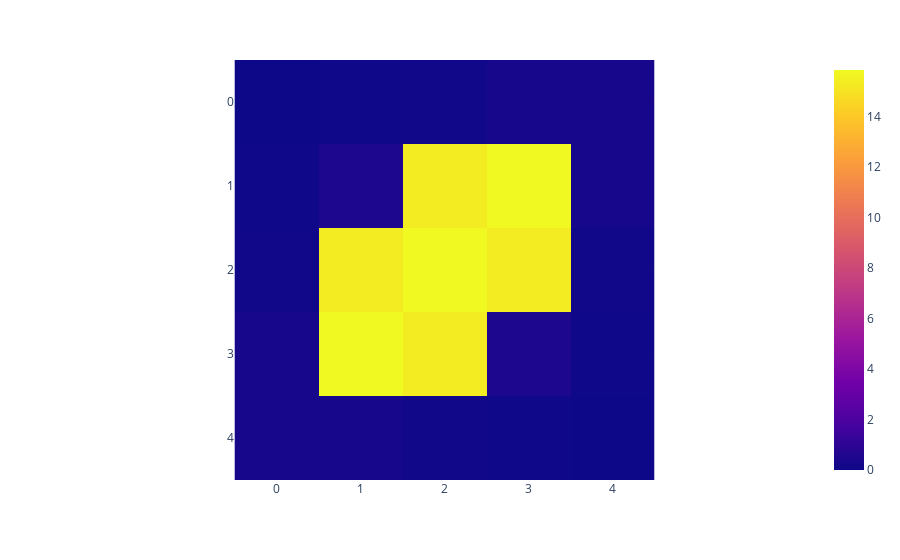

This figure's notebook cell:
### Code cell
tunneling_strengths = compute_tunneling_strengths(energies)
neighbor_tunneling_strengths = compute_neighbor_tunneling_strengths(tunneling_strengths, radius=2)
print(f"Horizontal/Vertical Tunneling: {neighbor_tunneling_strengths[2][1] * RECOIL_ENERGY_752:.4f}, Diagonal Tunneling: {neighbor_tunneling_strengths[3][1] * RECOIL_ENERGY_752:.4f}")
px.imshow(neighbor_tunneling_strengths * RECOIL_ENERGY_752, zmax=neighbor_tunneling_strengths[3][1] * RECOIL_ENERGY_752)

### Figure 1 — Plotly figure (JSON) as saved in the notebook; plotly's stock layout.template omitted (floating-point values rounded to 4 significant figures)
{"data": [{"coloraxis": "coloraxis", "hovertemplate": "x: %{x}<br>y: %{y}<br>color: %{z}<extra></extra>", "name": "0", "type": "heatmap", "xaxis": "x", "yaxis": "y", "z": [[0.001443, 0.05876, 0.07963, 0.3041, 0.3176], [0.05876, 0.4984, 15.37, 15.84, 0.3041], [0.07963, 15.37, 13330.0, 15.37, 0.07963], [0.3041, 15.84, 15.37, 0.4984, 0.05876], [0.3176, 0.3041, 0.07963, 0.05876, 0.001443]]}], "layout": {"coloraxis": {"cmax": 15.84, "cmin": 0.001443, "colorscale": [[0, "#0d0887"], [0.1111, "#46039f"], [0.2222, "#7201a8"], [0.3333, "#9c179e"], [0.4444, "#bd3786"], [0.5556, "#d8576b"], [0.6667, "#ed7953"], [0.7778, "#fb9f3a"], [0.8889, "#fdca26"], [1, "#f0f921"]]}, "margin": {"t": 60}, "xaxis": {"anchor": "y", "constrain": "domain", "domain": [0, 1], "scaleanchor": "y"}, "yaxis": {"anchor": "x", "autorange": "reversed", "constrain": "domain", "domain": [0, 1]}}}
